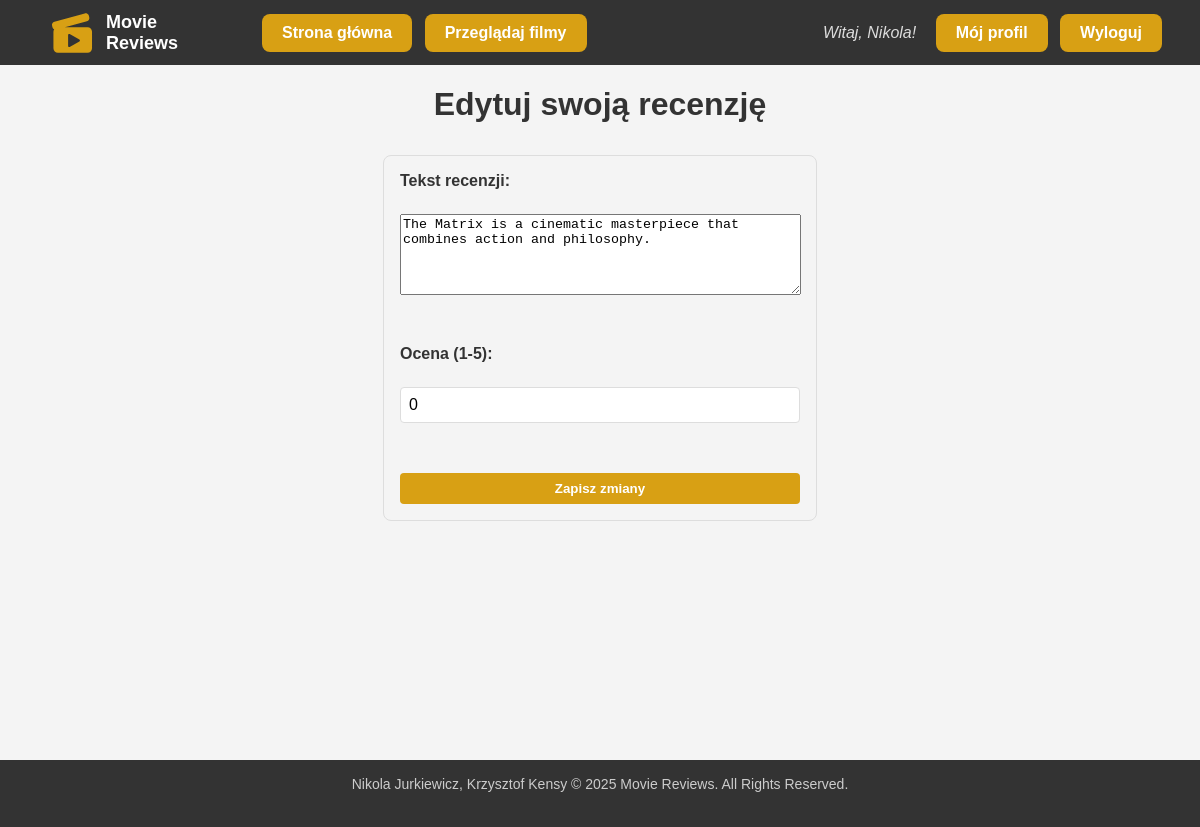
/userReviewEdit.php?id=31 (signed in), run on an earlier commit of the app's database.
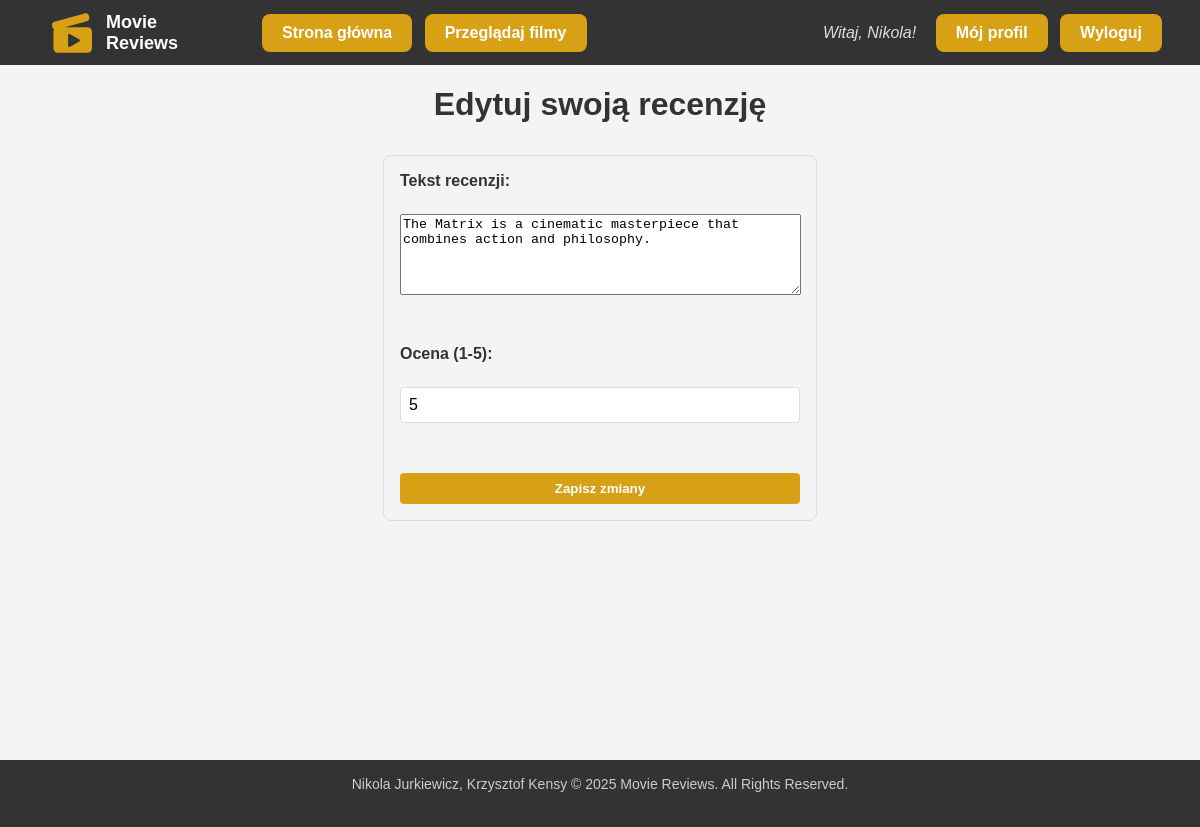
And on a later commit of the database.
### tables this page shows
CREATE TABLE `reviews` (
  `IdReview` int(11) NOT NULL,
  `IdUser` int(11) NOT NULL,
  `IdMovie` int(11) NOT NULL,
  `Rating` tinyint(4) NOT NULL,
  `Content` varchar(4000) NOT NULL,
  `Date` date NOT NULL
);

### userReviewEdit.php (the view, shortened to what this page needs)
<?php
include 'includes/header.php';
$reviewId = $_GET['id'] ?? null;
if ($reviewId) {
    $conn = connectToDatabase();
    $stmt = $conn->prepare("SELECT * FROM Reviews WHERE IdReview = :id AND IdUser = :userId");
    $stmt->bindParam(':id', $reviewId);
    $stmt->bindParam(':userId', $_SESSION['user_id']);
    $stmt->execute();
    $review = $stmt->fetch(PDO::FETCH_ASSOC);
} else {
    echo "Nieprawidłowe żądanie.";
    exit;
}
?>
<!DOCTYPE html>
<html lang="pl">
<head>
</head>
<body>
    <div class="container">
        <h1>Edytuj swoją recenzję</h1>
        <form method="POST" id="reviewForm">
            <label for="content">Tekst recenzji:</label>
            <textarea name="content" id="content" rows="5" ><?php echo htmlspecialchars($review['Content']); ?></textarea><br>
            <label for="rating">Ocena (1-5):</label>
            <input type="number" name="rating" id="rating" min="1" max="5" value="<?php echo $review['Rating']; ?>" ><br>
            <button type="submit">Zapisz zmiany</button>
        </form>
    </div>
</body>
</html>
<?php include 'includes/footer.php'; ?>

What changed in the data, as far as the page shows it:
changed reviews "The Matrix is a cinematic masterpiece that combines action and philosophy.": rating "0" → "5"
